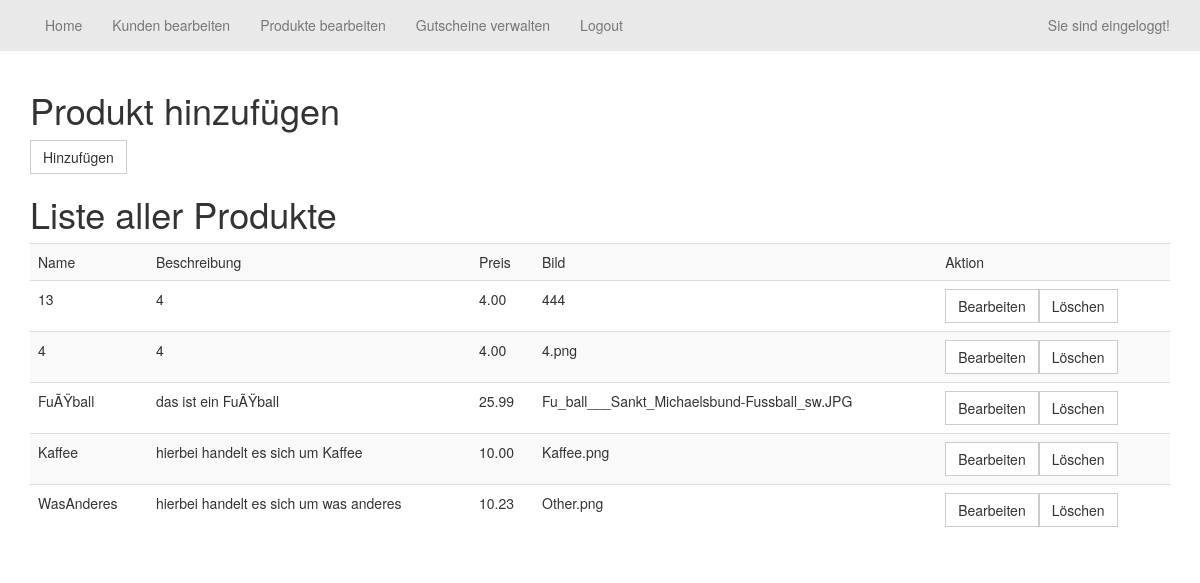
The page /index.php?page=ListProducts (signed in) on the database as committed earlier.
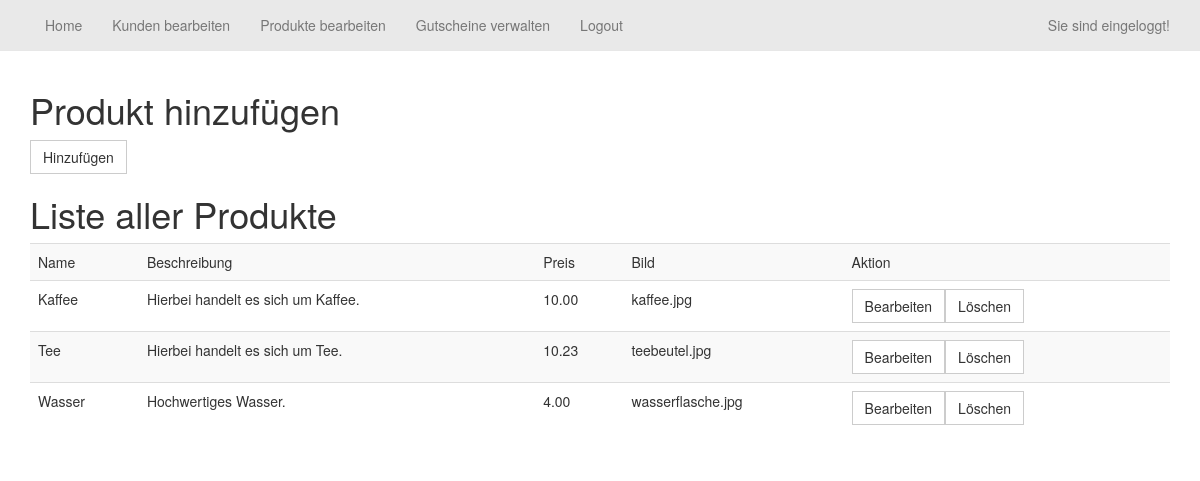
The same page on the database as committed later.
### tables this page shows
CREATE TABLE `products` (
  `Name` varchar(30) NOT NULL,
  `Description` text NOT NULL,
  `pathtopicture` varchar(256) NOT NULL,
  `price` decimal(10,2) NOT NULL
);

### sites/ListProducts.php (the view, shortened to what this page needs)
<div class="container">
    <h1>Produkt hinzufügen</h1>
    <a class="btn btn-default" href="index.php?page=AddProducts">Hinzufügen</a>
    <br>
    <h1>Liste aller Produkte</h1>
    <?php
    if ($dbconn->connect_error) {
        die("Connection failed: " . $conn->connect_error);
    } else {
        $sql = "select * from products";
        $result = $dbconn->query($sql);
        echo "<table class='table table-striped'>";
        echo "<tr>";
        echo "<td>Name</td>";
        echo "<td>Beschreibung</td>";
        echo "<td>Preis</td>";
        echo "<td>Bild</td>";
        echo "<td>Aktion</td>";
        while ($row = $result->fetch_object()) {
            echo "<tr>";
            echo "<td>$row->Name</td>";
            echo "<td>$row->Description</td>";
            echo "<td>$row->price</td>";
            echo "<td>$row->pathtopicture</td>";
            echo '<td><a class="btn btn-default" href="index.php?page=ChangeProducts&name=' . $row->Name . '">Bearbeiten</a><a class="btn btn-default" href="DeleteProduct.php?name=' . $row->Name . '">Löschen</a></td>';
        }
        echo "</table>";
    }
    ?>
</div>

### inc/navigation.php (shortened to what this page needs)
<nav class="navbar navbar-default navbar-fixed-top" role="navigation">
    <div class="container">
        <div class="collapse navbar-collapse" id="bs-example-navbar-collapse-1">
            <ul class="nav navbar-nav">
                <?php
                if (isset($_SESSION["userid"])) {
                    if ($_SESSION["userid"] == 1) {
                        $myxml = simplexml_load_file("config/navigation.xml");
                        foreach ($myxml->admin as $zeile) {
                            echo "<li>";
                            echo "<a href='index.php'>$zeile->home</a>";
                            echo "</li>";
                            echo "<li>";
                            echo "<a href='index.php?page=customerinfo'>$zeile->kunden</a>";
                            echo "</li>";
                            echo "<li>";
                            echo "<a href='index.php?page=ListProducts'>$zeile->produkt</a>";
                            echo "</li>";
                            echo "<li>";
                            echo "<a href='index.php?page=voucher'>$zeile->gutschein</a>";
                            echo "</li>";
                            echo "<li>";
                            echo "<a href='index.php?page=logout'>$zeile->logout</a>";
                            echo "</li>";
                        }
                    }
                }
                ?>
            </ul>
            <ul class="nav navbar-nav navbar-right">
                <?php
                if (isset($_SESSION["userid"])) {
                    echo "<p class='navbar-text'>Sie sind eingeloggt!<p>";
                }
                ?>
            </ul>
        </div>
    </div>
</nav>

Rows that differ between the two databases and show on the page:
removed products: Name "13", Description "4", price "4.00", pathtopicture "444"
removed products: Name "4", Description "4", price "4.00", pathtopicture "4.png"
removed products: Name "FuÃŸball", Description "das ist ein FuÃŸball", price "25.99", pathtopicture "Fu_ball___Sankt_Michaelsbund-Fussball_sw.JPG"
removed products: Name "WasAnderes", Description "hierbei handelt es sich um was anderes", price "10.23", pathtopicture "Other.png"
changed products "Kaffee": Description "hierbei handelt es sich um Kaffee" → "Hierbei handelt es sich um Kaffee."; pathtopicture "Kaffee.png" → "kaffee.jpg"
added products: Name "Tee", Description "Hierbei handelt es sich um Tee.", price "10.23", pathtopicture "teebeutel.jpg"
added products: Name "Wasser", Description "Hochwertiges Wasser.", price "4.00", pathtopicture "wasserflasche.jpg"
